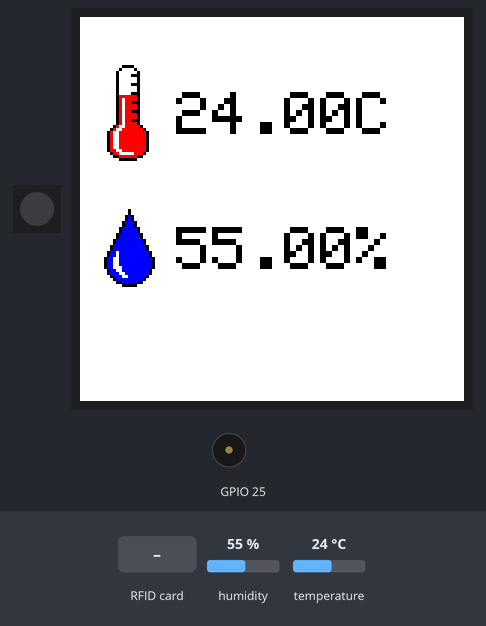
The sketch below on a simulated ESP32. Parts: 1 RGB LEDs in strip order, left to right, 128×128 colour display, buzzer (waves = sounding). The inputs (shaded band) are chosen by the test bench; at power-on: humidity 55 %, temperature 24 °C. Dim RGB values are drawn brighter than linear; WiFi joins after 1.5 s; servers stay silent unless stated; what the sketch prints to the serial monitor is not drawn.

Above: at 2.8 s.
2.9 s: RFID card 5E 7A 19 C4 held to the reader
At 4.0 s:
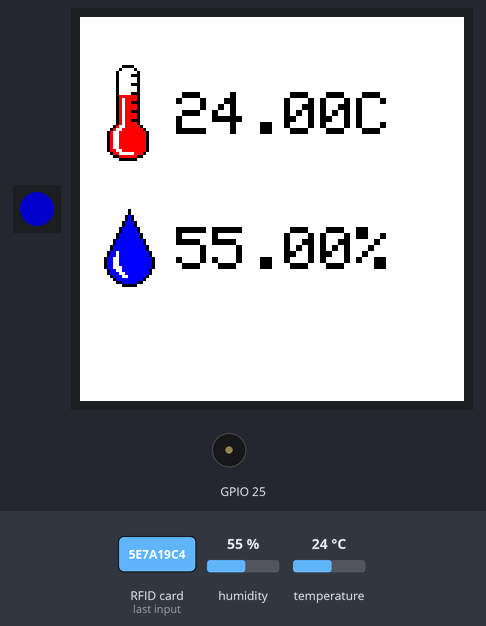
6.7 s: humidity set to 22 %
At 10.7 s:
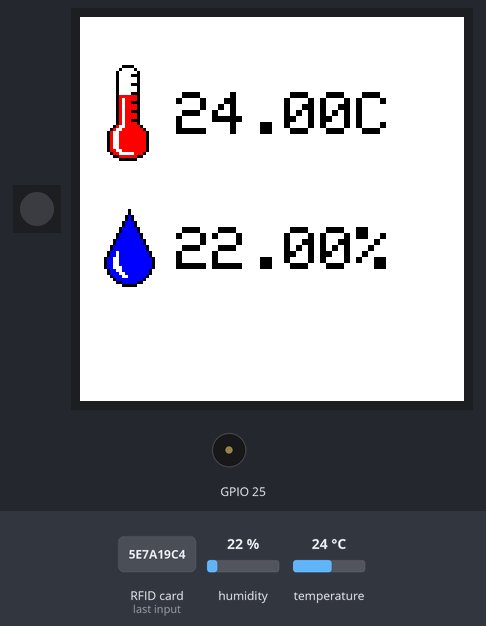
11.7 s: temperature set to 12 °C
At 16.1 s:
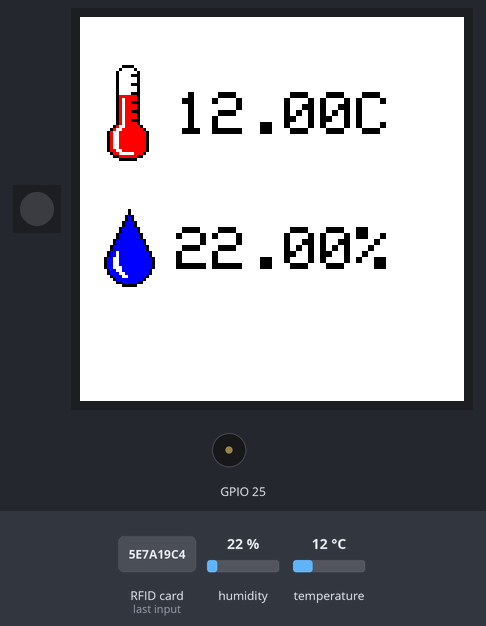
16.7 s: humidity set to 40 %
At 21.4 s:
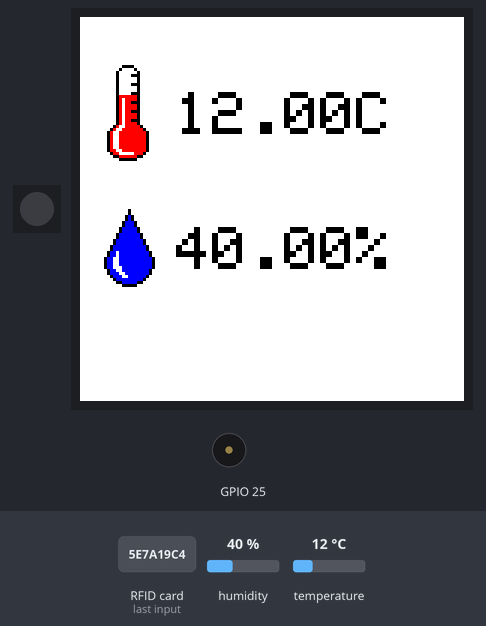
21.7 s: temperature set to 19 °C
At 25.6 s:
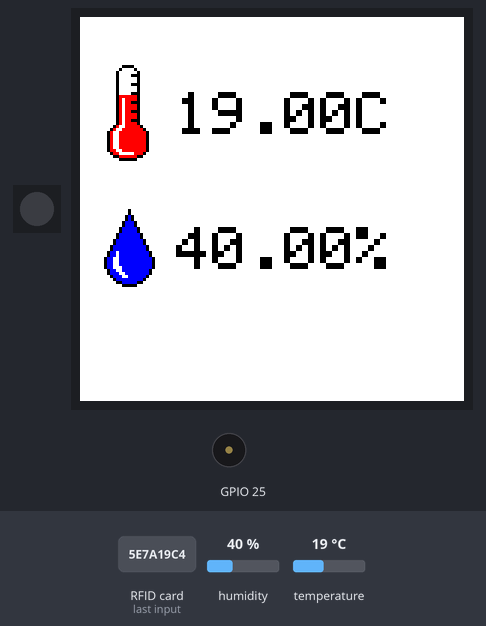
Timing chart, 0 to 27.1 s (numbered marks = the images above; inputs shaded):
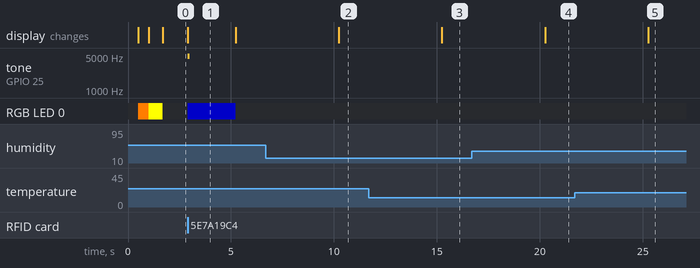

The sketch:

StaffManagementSystem.ino
```cpp
/*
 * These are the connections for every module:
 *
 * BME280
 * SDA --> GPIO21
 * SCL --> GPIO22
 *
 * LCD module
 * DC  --> GPIO26
 * RST --> GPIO4
 * CS  --> GPIO5
 * SCK (CLK, SCL) --> GPIO18
 * MOSI(DIN, SDA) --> GPIO5
 *
 * WS2812b
 * DIN --> GPIO15
 *
 * RDM6300
 * TX --> GPIO27
 *
 * Buzzer
 * +V --> GPIO25
 */

#include <ArduinoJson.h>
#include <rdm6300.h>
#include <Adafruit_GFX.h>    // Core graphics library
#include <Adafruit_ST7735.h> // Hardware-specific library for ST7789
#include <Adafruit_Sensor.h>
#include <Adafruit_BME280.h>
#include <Adafruit_NeoPixel.h>
#include <HTTPClient.h>
#include <Tone32.h>

// WiFi settings
const char* ssid = "SSID";
const char* password = "PASSWORD";
// NeoPixel
Adafruit_NeoPixel pixels(1, 15, NEO_GRB + NEO_KHZ800);

// RDM6300
#define RDM6300_RX_PIN 27
Rdm6300 rdm6300;

// BME280
#define SEALEVELPRESSURE_HPA (1013.25)
Adafruit_BME280 bme;

// LCD module
#define TFT_DC    26
#define TFT_RST   4
#define TFT_CS    5
Adafruit_ST7735 tft = Adafruit_ST7735(TFT_CS, TFT_DC, TFT_RST);

unsigned long int t = millis();
unsigned long int t1 = millis();
bool wifiStatus = false;

void setup(void) {
  // Init serial communication
  Serial.begin(115200);

  // Init NeoPixel and turn off lights
  pixels.begin();
  light(0, 0, 0);

  // Init WiFi connection
  WiFi.begin(ssid, password);
  Serial.println("Connecting to WiFi");
  while(WiFi.status() != WL_CONNECTED) {
    delay(500);
    Serial.print(".");
    if (wifiStatus) {
      light(255, 255, 0);
      wifiStatus = !wifiStatus;
    }
    else {
      light(255, 125, 0);
      wifiStatus = !wifiStatus;
    }
  }
  light(0, 0, 0);
  Serial.println("");
  Serial.print("Connected to WiFi network with IP Address: ");
  Serial.println(WiFi.localIP());

  // Init RDM6300
  rdm6300.begin(RDM6300_RX_PIN);

  // Init BME280
  bme.begin(0x76);

  // Init LCD module
  tft.initR(INITR_144GREENTAB);

  tft.setTextWrap(false);
  tft.setTextColor(ST77XX_BLACK);
  tft.setTextSize(2);
  tft.fillScreen(ST77XX_WHITE);

  // Draw temperature and humidity icons
  drawTemp();
  drawHumidity();
  tft.setCursor(32, 25);
  tft.fillRect(32, 25, 100, 14, ST77XX_WHITE);
  tft.print(bme.readTemperature());
  tft.println("C");
  tft.setCursor(32, 70);
  tft.fillRect(32, 70, 100, 14, ST77XX_WHITE);
  tft.print(bme.readHumidity());
  tft.println("%");
  t = millis();
}

void loop() {
  uint32_t tag;
  bool near = false;

  // If it has been 15 minutes since the device started working or last sent temperature and humidity readings send again
  if (millis() - t1 > 900000 || millis() - t1 < 0) {
    if(WiFi.status()== WL_CONNECTED){
      HTTPClient http;

      // Your Domain name with URL path or IP address with path
      http.begin("https://haize-365-faks-iot-api-geokqogmwq-ew.a.run.app/user/access/measurements");

      // If you need an HTTP request with a content type: application/json, use the following:
      http.addHeader("Content-Type", "application/json");
      int httpResponseCode = http.POST("{\"temperature\": " + String(bme.readTemperature()) + ", \"humidity\": " + String(bme.readHumidity()) + "}");

      Serial.print("HTTP Response code: ");
      Serial.println(httpResponseCode);

      // Free resources
      http.end();

      t1 = millis();
    }
    else {
      Serial.println("WiFi Disconnected");
    }
  }

  // Refresh screen data every 5 seconds
  if (millis() - t > 5000 || millis() - t < 0) {
    tft.setCursor(32, 25);
    tft.fillRect(32, 25, 100, 14, ST77XX_WHITE);
    tft.print(bme.readTemperature());
    tft.println("C");
    tft.setCursor(32, 70);
    tft.fillRect(32, 70, 100, 14, ST77XX_WHITE);
    tft.print(bme.readHumidity());
    tft.println("%");
    t = millis();
  }

  // Check if there is an RFID tag near the antenna
  if (rdm6300.update()) {
    tag = rdm6300.get_tag_id();
    Serial.println(tag);
    near = true;
  }

  // If tag is near send HTTP request with tag ID to check if user has access
  if (near) {
    light(0, 0, 100);
    tone(25, NOTE_DS8, 100, 0);
    noTone(25, 0);

    if(WiFi.status()== WL_CONNECTED){
      HTTPClient http;

      String serverPath = "https://haize-365-faks-iot-api-geokqogmwq-ew.a.run.app/user/access/rfidCreate/" + String(tag);

      // Your Domain name with URL path or IP address with path
      http.begin(serverPath.c_str());

      // Send HTTP GET request
      int httpResponseCode = http.GET();

      if (httpResponseCode > 0) {
        Serial.print("HTTP Response code: ");
        Serial.println(httpResponseCode);
        String payload = http.getString();
        Serial.println(payload);

        if (httpResponseCode == 200) {
          DynamicJsonDocument doc(1024);
          deserializeJson(doc, payload);
          String username = doc["user"]["display_name"];
          String type = doc["type"];
          light(0, 100, 0);
          tone(25, NOTE_C7, 500, 0); // access granted
          noTone(25, 0);
          tft.fillScreen(ST77XX_WHITE);
          tft.setCursor(4, 25);
          for (int i = 0; i < username.length(); i++) {
            if (username[i] != ' ')
              tft.print(username[i]);
            else
              tft.setCursor(4, 45);
          }
          tft.setCursor(4, 65);
          tft.println(type);
          tft.setCursor(4, 85);
          tft.println("Postujem!");
        }
        else {
          light(100, 0, 0);
          tone(25, NOTE_C4, 500, 0); // access denied
          noTone(25, 0);
        }
      }
      else {
        Serial.print("Error code: ");
        Serial.println(httpResponseCode);
      }
      // Free resources
      http.end();
    }
    else {
      Serial.println("WiFi Disconnected");
    }
    delay(2000);
    light(0, 0, 0);
    tft.fillScreen(ST77XX_WHITE);
    drawTemp();
    drawHumidity();
    tft.setCursor(32, 25);
    tft.fillRect(32, 25, 100, 14, ST77XX_WHITE);
    tft.print(bme.readTemperature());
    tft.println("C");
    tft.setCursor(32, 70);
    tft.fillRect(32, 70, 100, 14, ST77XX_WHITE);
    tft.print(bme.readHumidity());
    tft.println("%");
    t = millis();
  }

  rdm6300.update();

  delay(10);
}

// Function that sets the RGB LED to sent value
void light(int red, int green, int blue) {
  pixels.setPixelColor(0, pixels.Color(red, green, blue));
  pixels.show();
}

// Function to draw temperature icon
void drawTemp() {
  //0 - white, 1 - black, 2 - red
  int drawing[32][14] = {
    {0,0,0,0,0,1,1,1,1,0,0,0,0,0},
    {0,0,0,0,1,0,0,0,0,1,0,0,0,0},
    {0,0,0,1,0,0,0,0,0,0,1,0,0,0},
    {0,0,0,1,0,0,0,0,1,1,1,0,0,0},
    {0,0,0,1,0,0,0,0,0,0,1,0,0,0},
    {0,0,0,1,0,0,0,0,0,0,1,0,0,0},
    {0,0,0,1,0,0,0,0,1,1,1,0,0,0},
    {0,0,0,1,0,0,0,0,0,0,1,0,0,0},
    {0,0,0,1,0,0,0,0,0,0,1,0,0,0},
    {0,0,0,1,0,0,0,0,1,1,1,0,0,0},
    {0,0,0,1,2,2,2,2,2,2,1,0,0,0},
    {0,0,0,1,2,0,2,2,2,2,1,0,0,0},
    {0,0,0,1,2,0,2,2,1,1,1,0,0,0},
    {0,0,0,1,2,0,2,2,2,2,1,0,0,0},
    {0,0,0,1,2,0,2,2,2,2,1,0,0,0},
    {0,0,0,1,2,0,2,2,1,1,1,0,0,0},
    {0,0,0,1,2,0,2,2,2,2,1,0,0,0},
    {0,0,0,1,2,0,2,2,2,2,1,0,0,0},
    {0,0,0,1,2,0,2,2,1,1,1,0,0,0},
    {0,0,0,1,2,0,2,2,2,2,1,0,0,0},
    {0,0,1,2,0,0,2,2,2,2,2,1,0,0},
    {0,1,2,0,0,2,2,2,2,2,2,2,1,0},
    {1,2,0,0,2,2,2,2,2,2,2,2,2,1},
    {1,2,0,0,2,2,2,2,2,2,2,2,2,1},
    {1,2,0,0,2,2,2,2,2,2,2,2,2,1},
    {1,2,0,0,2,2,2,2,2,2,2,2,2,1},
    {1,2,0,0,2,2,2,2,2,2,2,2,2,1},
    {1,2,0,0,2,2,2,2,2,2,2,2,2,1},
    {1,2,2,0,0,2,2,2,2,2,2,2,2,1},
    {0,1,2,2,0,0,0,0,0,2,2,2,1,0},
    {0,0,1,1,2,2,2,2,2,2,1,1,0,0},
    {0,0,0,0,1,1,1,1,1,1,0,0,0,0}
  };
  for (int i=0; i < 32; i++) {
    for (int j=0; j < 14; j++) {
      if (drawing[i][j] == 0)
        tft.drawPixel(9 + j, 16 + i, ST77XX_WHITE);
      if (drawing[i][j] == 1)
        tft.drawPixel(9 + j, 16 + i, ST77XX_BLACK);
      if (drawing[i][j] == 2)
        tft.drawPixel(9 + j, 16 + i, ST77XX_RED);
    }
  }
}

// Function to draw humidity icon
void drawHumidity() {
  //0 - white, 1 - black, 2 - blue
  int drawing[26][17] = {
    {0,0,0,0,0,0,0,0,1,0,0,0,0,0,0,0,0},
    {0,0,0,0,0,0,0,0,1,0,0,0,0,0,0,0,0},
    {0,0,0,0,0,0,0,1,2,1,0,0,0,0,0,0,0},
    {0,0,0,0,0,0,0,1,2,1,0,0,0,0,0,0,0},
    {0,0,0,0,0,0,1,2,2,2,1,0,0,0,0,0,0},
    {0,0,0,0,0,0,1,2,2,2,1,0,0,0,0,0,0},
    {0,0,0,0,0,1,2,2,2,2,2,1,0,0,0,0,0},
    {0,0,0,0,0,1,2,2,2,2,2,1,0,0,0,0,0},
    {0,0,0,0,1,2,2,2,2,2,2,2,1,0,0,0,0},
    {0,0,0,0,1,2,2,2,2,2,2,2,1,0,0,0,0},
    {0,0,0,1,2,2,2,2,2,2,2,2,2,1,0,0,0},
    {0,0,0,1,2,2,2,2,2,2,2,2,2,1,0,0,0},
    {0,0,1,2,2,2,2,2,2,2,2,2,2,2,1,0,0},
    {0,0,1,2,2,2,2,2,2,2,2,2,2,2,1,0,0},
    {0,1,2,2,0,2,2,2,2,2,2,2,2,2,2,1,0},
    {0,1,2,2,0,2,2,2,2,2,2,2,2,2,2,1,0},
    {1,2,2,0,0,2,2,2,2,2,2,2,2,2,2,2,1},
    {1,2,2,0,0,2,2,2,2,2,2,2,2,2,2,2,1},
    {1,2,2,0,0,2,2,2,2,2,2,2,2,2,2,2,1},
    {1,2,2,0,0,0,2,2,2,2,2,2,2,2,2,2,1},
    {0,1,2,2,0,0,2,2,2,2,2,2,2,2,2,1,0},
    {0,1,2,2,2,0,0,2,2,2,2,2,2,2,2,1,0},
    {0,0,1,2,2,2,0,0,2,2,2,2,2,2,1,0,0},
    {0,0,0,1,2,2,2,2,2,2,2,2,2,1,0,0,0},
    {0,0,0,0,1,1,2,2,2,2,2,1,1,0,0,0,0},
    {0,0,0,0,0,0,1,1,1,1,1,0,0,0,0,0,0}
  };
  for (int i=0; i < 26; i++) {
    for (int j=0; j < 17; j++) {
      if (drawing[i][j] == 0)
        tft.drawPixel(8 + j, 64 + i, ST77XX_WHITE);
      if (drawing[i][j] == 1)
        tft.drawPixel(8 + j, 64 + i, ST77XX_BLACK);
      if (drawing[i][j] == 2)
        tft.drawPixel(8 + j, 64 + i, ST77XX_BLUE);
    }
  }
}
```

Measured:
- after the input at 2.9 s, tone on GPIO 25: silent → 4978 Hz at once, → silent 0.10 s later; RGB LED 0: off → RGB(0, 0, 100) at once, → off 2.3 s later
- after the input at 6.7 s, the display: changes after 3.5 s (image 2)
- after the input at 11.7 s, the display: changes after 3.5 s (image 3)
- after the input at 16.7 s, the display: changes after 3.6 s (image 4)
- after the input at 21.7 s, the display: changes after 3.6 s (image 5)
- what the display in image 1 shows lasts 2.3 s, from 2.9 s to 5.2 s
